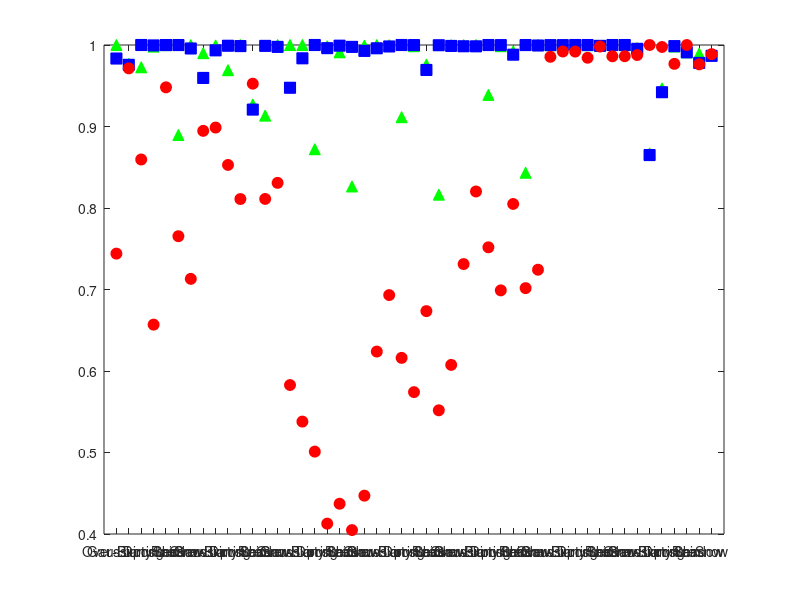

MATLAB code to generate this figure: (Note: this script raises an error after producing the figure.)
%% Script to Analyze Image Quality Metrics Results

% Clover Thebolt, clover.thebolt@gtri.gatech.edu
% Rohit Chakravarthy, rohit.chakravarthy@gtri.gatech.edu

clc
clear all
close all

%% General Parameters
MetricTypes = {'PSNR (dB)','SSIM Score','CWSSIM Score','UNIQUE Score',...
    'MSUNIQUE Score','CSV Score','SUMMER Score'};
EnhMethTypes = {'BLS-GSM (Wavelet-Transform Method)','BM3D (Blended Method)',...
    'NLM (Spatial Method)'};
EnhMethColors = {'g','b','r'};
EnhMethMarkers = {'^','square','o'};

%% Load Results and Initialize Parameters for CURE-TSR
% Key:
% 1st dim is # of distortion types (7 total)
% 2nd dim is # of images (10 total)
% 3rd dim is # of metrics (7 total)
load('CURETSRMetricsNLM_var0.001.mat','CURETSRMetricsNLM');
load('CURETSRMetricsBM3D_var0.001.mat','CURETSRMetricsBM3D');
load('CURETSRMetricsBLSGSM_var0.001.mat','CURETSRMetricsBLSGSM');
% Combine cells into one
CURETSRMetricsResults(:,:,:,1) = CURETSRMetricsBLSGSM;
CURETSRMetricsResults(:,:,:,2) = CURETSRMetricsBM3D;
CURETSRMetricsResults(:,:,:,3) = CURETSRMetricsNLM;
% Dataset-specific Parameters
num_images = 10;
CURETSRDistortionTypes = {'Gaussian','Over-Exposure','Blurring',...
    'Dirty Lens','Rain','Shadow','Snow'};

%% (Not Used) Plot Individual Image Quality Enhancement Results
% for i_metric_type = 1:1  %length(MetricTypes)
%     for i_distortion_type = 1:1  %length(CURETSRDistortionTypes)  
%         figure
%         for i_enh_meth = 1:3
%             plot(1:num_images,[CURETSRMetricsResults{i_distortion_type,:,i_metric_type,i_enh_meth}],...
%                 'Color',EnhMethColors{i_enh_meth},'LineStyle','none',...
%                 'Marker',EnhMethMarkers{i_enh_meth},'MarkerSize',8,'MarkerFaceColor',EnhMethColors{i_enh_meth})
%             hold on
%         end
%         title('Comparison of Image Quality Enhancement Methods',...
%             strcat('Dataset=CURE-TSR, Distortion Type=',CURETSRDistortionTypes(i_distortion_type)))
%         xlabel('Image Number'), ylabel(MetricTypes(i_metric_type))
%         legend('BLS-GSM (Wavelet-Transform Method)','BM3D (Blended Method)','NLM (Spatial Method)',...
%             'Location','best')
%     end
% end

%% (Plots Not Used) Get Enhancement Method Rankings
indiv_im_rankings = zeros(num_images,3,length(CURETSRDistortionTypes),length(MetricTypes));
all_im_avg_rankings = zeros(3,length(CURETSRDistortionTypes),length(MetricTypes));
for i_metric_type = 1:length(MetricTypes)
    for i_distortion_type = 1:length(CURETSRDistortionTypes)  
        for i_image = 1:num_images
            [~,m_ind] = sort([CURETSRMetricsResults{i_distortion_type,i_image,i_metric_type,:}],'descend');
            indiv_im_rankings(i_image,1:3,i_distortion_type,i_metric_type) = m_ind;
        end
        all_im_avg_rankings(:,i_distortion_type,i_metric_type) = mean(indiv_im_rankings(:,:,i_distortion_type,i_metric_type),1);
    end
end
% % Plot Rankings
% for i_metric_type = 1:length(MetricTypes)
%     figure
%     for i_enh_meth = 1:3   
%         plot(1:length(CURETSRDistortionTypes),all_im_avg_rankings(i_enh_meth,:,i_metric_type),...
%             'Color',EnhMethColors{i_enh_meth},'LineStyle','none',...
%             'Marker',EnhMethMarkers{i_enh_meth},'MarkerSize',8,'MarkerFaceColor',EnhMethColors{i_enh_meth})
%         hold on
%     end
%     set(gca,'Ydir','reverse')
%     title('Comparison of Image Quality Enhancement Method Rankings',...
%         strcat('Dataset=CURE-TSR, All Distortion Types, Metric Type=',MetricTypes(i_metric_type)))
%     xlabel('Distortion Type'), ylabel('Ranking (1-3)')
%     xticklabels(CURETSRDistortionTypes)
%     legend('BLS-GSM (Wavelet-Transform Method)','BM3D (Blended Method)',...
%         'NLM (Spatial Method)','Location','best')
% end

%% (Not Used) Get Average Scores
% all_im_avg_scores = zeros(3,length(CURETSRDistortionTypes),length(MetricTypes));
% for i_metric_type = 1:length(MetricTypes)
%     for i_distortion_type = 1:length(CURETSRDistortionTypes)
%         for i_enh_meth = 1:3
%             all_im_avg_scores(i_enh_meth,i_distortion_type,i_metric_type) = mean([CURETSRMetricsResults{i_distortion_type,:,i_metric_type,i_enh_meth}],2);
%         end
%     end
% end
% % Plot Average Scores
% for i_metric_type = 1:length(MetricTypes)
%     figure
%     for i_enh_meth = 1:3   
%         plot(1:length(CURETSRDistortionTypes),all_im_avg_scores(i_enh_meth,:,i_metric_type),...
%             'Color',EnhMethColors{i_enh_meth},'LineStyle','none',...
%             'Marker',EnhMethMarkers{i_enh_meth},'MarkerSize',8,'MarkerFaceColor',EnhMethColors{i_enh_meth})
%         hold on
%     end
%     title('Comparison of Image Quality Enhancement Method Scores',...
%         strcat('Dataset=CURE-TSR, All Distortion Types, Metric Type=',MetricTypes(i_metric_type)))
%     xlabel('Distortion Type'), ylabel('Metric Type Score')
%     xticklabels(CURETSRDistortionTypes)
%     legend('BLS-GSM (Wavelet-Transform Method)','BM3D (Blended Method)',...
%         'NLM (Spatial Method)','Location','best')
% end

%% Normalize Scores for each image to be between 0 and 1
indiv_im_scores_norm = zeros(length(CURETSRDistortionTypes),num_images,length(MetricTypes),3);
all_im_avg_scores_norm = zeros(3,length(CURETSRDistortionTypes),length(MetricTypes));
for i_metric_type = 1:length(MetricTypes)
    for i_distortion_type = 1:length(CURETSRDistortionTypes)  
        for i_image = 1:num_images
            indiv_im_scores_norm(i_distortion_type,i_image,i_metric_type,:) = normalize([CURETSRMetricsResults{i_distortion_type,i_image,i_metric_type,:}],"norm",Inf);
        end
        all_im_avg_scores_norm(:,i_distortion_type,i_metric_type) = mean(indiv_im_scores_norm(i_distortion_type,:,i_metric_type,:),2);
    end
end
% Plot Normalized Scores
figure
MetricType_Labels = {'PSNR','SSIM','CWSSIM','UNIQUE','MSUNIQUE','CSV','SUMMER'};
set12DistortionTypes_xaxis = repmat(CURETSRDistortionTypes,1,length(MetricTypes));  % Revised order
for i_metric_type = 1:length(MetricTypes)
    for i_enh_meth = 1:3   
        plot((i_metric_type-1)*length(CURETSRDistortionTypes)+1:(i_metric_type-1)*length(CURETSRDistortionTypes)+length(CURETSRDistortionTypes),all_im_avg_scores_norm(i_enh_meth,:,i_metric_type),...
            'Color',EnhMethColors{i_enh_meth},'LineStyle','none',...
            'Marker',EnhMethMarkers{i_enh_meth},'MarkerSize',8,'MarkerFaceColor',EnhMethColors{i_enh_meth})
        set(gca,'XTick',(1:length(CURETSRDistortionTypes)*length(MetricTypes)),'XTickLabel',repmat(CURETSRDistortionTypes,1,length(MetricTypes)))
        hold on
    end
end
title('Comparison of Image Quality Enhancement Method Scores (Normalized)',...
    strcat('Dataset=CURE-TSR, All Distortion Types, All Metric Types'))
xlabel('Distortion Type'), ylabel('Normalized Scores (0-1)')
legend('BLS-GSM (Wavelet-Transform Method)','BM3D (Blended Method)',...
    'NLM (Spatial Method)','Location','east')

%% Calc Totals of Best/#1 Rankings by Distortion Type
all_im_avg_rankings_rounded = round(all_im_avg_rankings);
enh_meths_best_totals = zeros(3,length(CURETSRDistortionTypes));
for i_distortion_type = 1:length(CURETSRDistortionTypes)
    for i_enh_meth = 1:3
        enh_meths_best_totals(i_enh_meth,i_distortion_type) = ...
            sum(all_im_avg_rankings_rounded(i_enh_meth,i_distortion_type,:)==1);
    end
end
% Bar graph of the totals
figure
h_bar = bar(enh_meths_best_totals');
set(gca,'XTick',(1:length(CURETSRDistortionTypes)),'XTickLabel',CURETSRDistortionTypes)
h_ax = gca;
h_ax.ColorOrder = [0 1 0; 0 0 1; 1 0 0];
h_text = [];
for i_bar = 1:length(h_bar)
    h_text = [h_text text(h_bar(i_bar).XData+h_bar(i_bar).XOffset,h_bar(i_bar).YData,num2str(h_bar(i_bar).YData.'), ...
                          'VerticalAlignment','bottom','horizontalalign','center')];
end
ylim([0 7.5])
title('Image Quality Enhancement Method Rankings By Distortion Type',...
    strcat('Dataset=CURE-TSR, Summing #1 Rankings over All 7 Metric Types'))
xlabel('Distortion Type'), ylabel('#1 Rankings (max 7 possible)')
legend('BLS-GSM (Wavelet-Transform Method)','BM3D (Blended Method)','NLM (Spatial Method)',...
    'Location','north')


